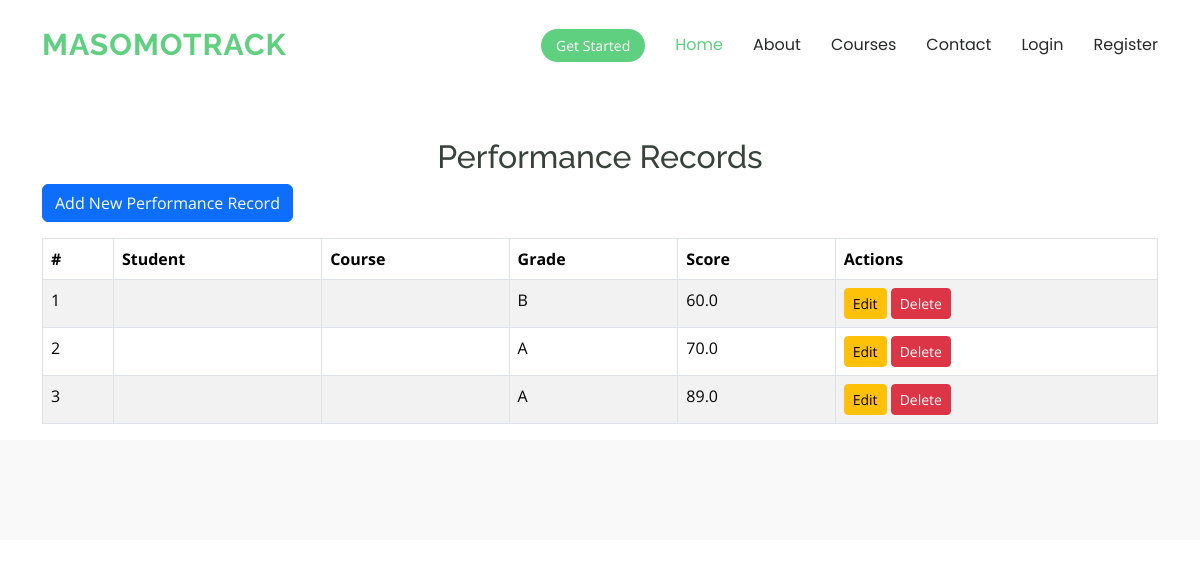
Page /performances/ on the committed database.
### masomoapp/models.py (models this page shows, shortened)
class Performance(models.Model):
    student = models.CharField(max_length=100)  # String to store student info
    course = models.CharField(max_length=100)  # String to store course info
    grade = models.CharField(max_length=2)  # A, B, C, etc.
    score = models.FloatField()

### masomoapp/views.py (the view)
# urls.py: path('performances/', views.performance_list, name='performance_list'),
def performance_list(request):
    performances = Performance.objects.all()
    return render(request, 'masomoapp/performance_list.html', {'performances': performances})

### templates/masomoapp/performance_list.html (shortened to what this page needs)
{% extends 'starter-page.html' %}
{% load static %}
{% block body %}
<div class="container mt-5">
    <h2 class="text-center">Performance Records</h2>
    <a href="{% url 'performance_create' %}" class="btn btn-primary mb-3">Add New Performance Record</a>
    <table class="table table-bordered table-striped">
        <thead>
            <tr>
                <th>#</th>
                <th>Student</th>
                <th>Course</th>
                <th>Grade</th>
                <th>Score</th>
                <th>Actions</th>
            </tr>
        </thead>
        <tbody>
            {% for performance in performances %}
            <tr>
                <td>{{ forloop.counter }}</td>
                <td>{{ performance.student }}</td>
                <td>{{ performance.course }}</td>
                <td>{{ performance.grade }}</td>
                <td>{{ performance.score }}</td>
                <td>
                    <a href="{% url 'performance_update' performance.id %}" class="btn btn-warning btn-sm">Edit</a>
                    <form action="{% url 'performance_delete' performance.id %}" method="post" class="d-inline">
                        <button type="submit" class="btn btn-danger btn-sm">Delete</button>
                    </form>
                </td>
            </tr>
            {% endfor %}
        </tbody>
    </table>
</div>
{% endblock %}

### static/assets/css/main.css (style rules this page uses)
:root { --default-font: "Open Sans", system-ui, -apple-system, "Segoe UI", Roboto, "Helvetica Neue", Arial, "Noto Sans", "Liberation Sans", sans-serif, "Apple Color Emoji", "Segoe UI Emoji", "Segoe UI Symbol", "Noto Color Emoji"; --heading-font: "Raleway", sans-serif; --nav-font: "Poppins", sans-serif; }
:root { --background-color: #ffffff; --default-color: #444444; --heading-color: #37423b; --accent-color: #5fcf80; --surface-color: #ffffff; --contrast-color: #ffffff; }
:root { --nav-color: #272828; --nav-hover-color: #5fcf80; --nav-mobile-background-color: #ffffff; --nav-dropdown-background-color: #ffffff; --nav-dropdown-color: #272828; --nav-dropdown-hover-color: #5fcf80; }
:root { scroll-behavior: smooth; }
body { color: var(--default-color); background-color: var(--background-color); font-family: var(--default-font); }
a { color: var(--accent-color); text-decoration: none; transition: 0.3s; }
h1, h2, h3, h4, h5, h6 { color: var(--heading-color); font-family: var(--heading-font); }

### rows in the picture
Performance: grade "B", score "60.0"
Performance: grade "A", score "70.0"
Performance: grade "A", score "89.0"
